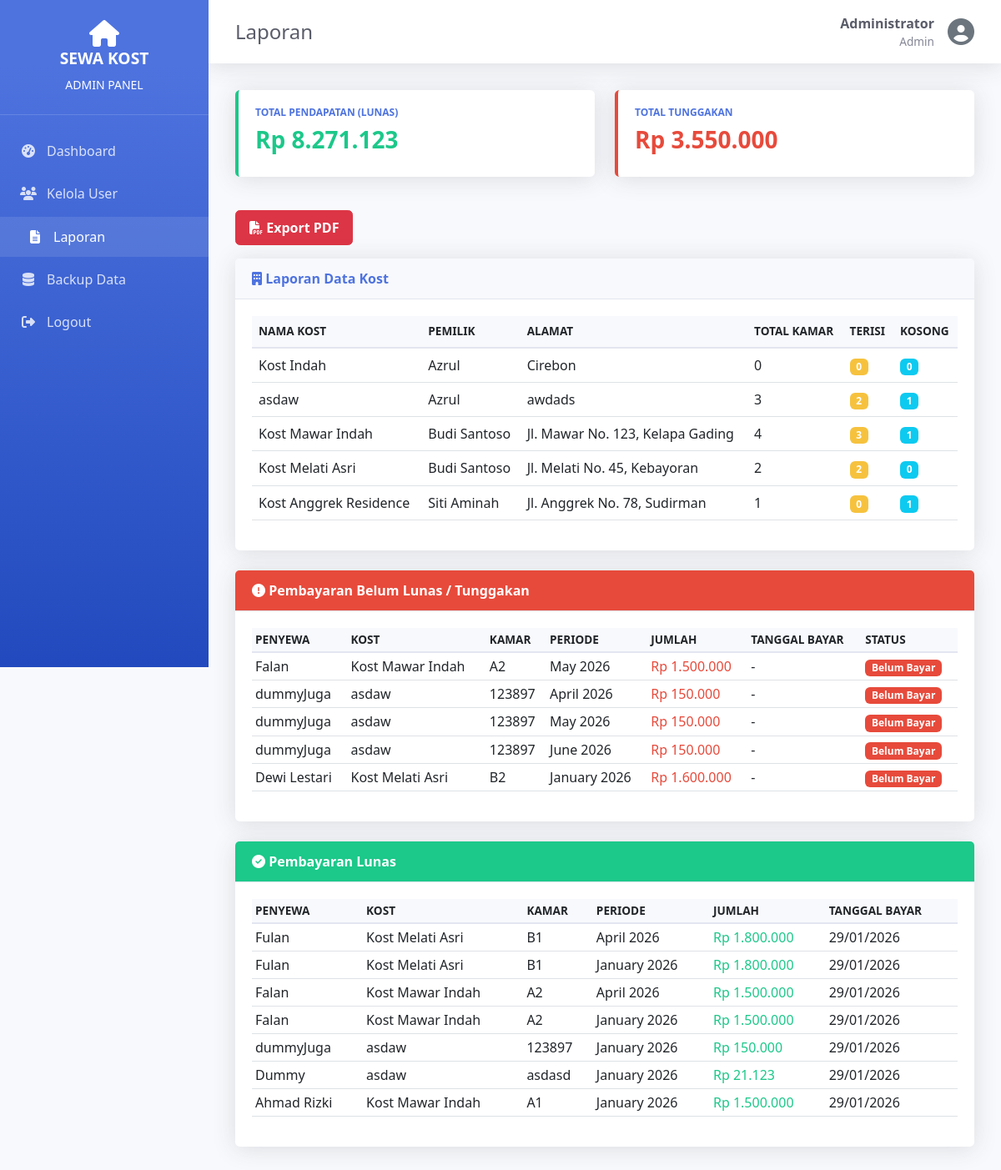
Page /admin/laporan.php (signed in) on the committed database.
### tables this page shows
CREATE TABLE `kost` (
  `id` int(11) NOT NULL AUTO_INCREMENT,
  `pemilik_id` int(11) NOT NULL,
  `nama_kost` varchar(100) NOT NULL,
  `alamat` text NOT NULL,
  `kota` varchar(50) DEFAULT NULL,
  `deskripsi` text DEFAULT NULL,
  `foto` varchar(255) DEFAULT NULL,
  `created_at` timestamp NOT NULL DEFAULT current_timestamp(),
  PRIMARY KEY (`id`),
  KEY `pemilik_id` (`pemilik_id`),
  CONSTRAINT `kost_ibfk_1` FOREIGN KEY (`pemilik_id`) REFERENCES `users` (`id`) ON DELETE CASCADE
);

CREATE TABLE `users` (
  `id` int(11) NOT NULL AUTO_INCREMENT,
  `username` varchar(50) NOT NULL,
  `password` varchar(255) NOT NULL,
  `nama_lengkap` varchar(100) NOT NULL,
  `email` varchar(100) DEFAULT NULL,
  `no_hp` varchar(20) DEFAULT NULL,
  `role` enum('admin','pemilik','pembeli') NOT NULL,
  `created_at` timestamp NOT NULL DEFAULT current_timestamp(),
  PRIMARY KEY (`id`),
  UNIQUE KEY `username` (`username`)
);

CREATE TABLE `pembayaran` (
  `id` int(11) NOT NULL AUTO_INCREMENT,
  `kontrak_id` int(11) NOT NULL,
  `bulan_ke` int(11) NOT NULL,
  `periode_bulan` varchar(20) NOT NULL,
  `jumlah` decimal(12,2) NOT NULL,
  `metode` enum('QRIS') DEFAULT 'QRIS',
  `status` enum('Lunas','Belum Bayar','Terlambat','Menunggu') DEFAULT 'Belum Bayar',
  `bukti_pembayaran` varchar(255) DEFAULT NULL,
  `tanggal_upload` datetime DEFAULT NULL,
  `tanggal_bayar` date DEFAULT NULL,
  `created_at` timestamp NOT NULL DEFAULT current_timestamp(),
  PRIMARY KEY (`id`),
  KEY `kontrak_id` (`kontrak_id`),
  CONSTRAINT `pembayaran_ibfk_1` FOREIGN KEY (`kontrak_id`) REFERENCES `kontrak` (`id`) ON DELETE CASCADE
);

CREATE TABLE `kamar` (
  `id` int(11) NOT NULL AUTO_INCREMENT,
  `kost_id` int(11) NOT NULL,
  `nomor_kamar` varchar(20) NOT NULL,
  `harga_sewa` decimal(12,2) NOT NULL,
  `status` enum('Kosong','Terisi','Maintenance') DEFAULT 'Kosong',
  `foto` varchar(255) DEFAULT NULL,
  `fasilitas` text DEFAULT NULL,
  `created_at` timestamp NOT NULL DEFAULT current_timestamp(),
  PRIMARY KEY (`id`),
  KEY `kost_id` (`kost_id`),
  CONSTRAINT `kamar_ibfk_1` FOREIGN KEY (`kost_id`) REFERENCES `kost` (`id`) ON DELETE CASCADE
);

### lib/database.php (called while the page is built, shortened)
<?php
class Database {
    private static $connection = null;
    public static function connect() {
        if (self::$connection === null) {
            self::$connection = new mysqli(DB_HOST, DB_USER, DB_PASS, DB_NAME);
            self::$connection->set_charset("utf8mb4");
        }
        return self::$connection;
    }
    public static function query($sql) {
        $conn = self::connect();
        $result = $conn->query($sql);
        return $result;
    }
    public static function fetchOne($sql) {
        $result = self::query($sql);
        return $result->fetch_assoc();
    }
    public static function fetchAll($sql) {
        $result = self::query($sql);
        $data = [];
        while ($row = $result->fetch_assoc()) {
            $data[] = $row;
        }
        return $data;
    }
}

### admin/laporan.php (the view, shortened to what this page needs)
<?php
require_once __DIR__ . '/../lib/auth.php';
require_once __DIR__ . '/../lib/database.php';
$laporanKost = Database::fetchAll("
    SELECT k.*, u.nama_lengkap as pemilik,
           (SELECT COUNT(*) FROM kamar WHERE kost_id = k.id) as total_kamar,
           (SELECT COUNT(*) FROM kamar WHERE kost_id = k.id AND status = 'Terisi') as kamar_terisi,
           (SELECT COUNT(*) FROM kamar WHERE kost_id = k.id AND status = 'Kosong') as kamar_kosong
    FROM kost k
    JOIN users u ON k.pemilik_id = u.id
    ORDER BY k.created_at DESC
");
$laporanLunas = Database::fetchAll("
    SELECT p.*, k.tanggal_mulai, k.tanggal_berakhir,
           u.nama_lengkap as penyewa,
           km.nomor_kamar,
           ks.nama_kost
    FROM pembayaran p
    JOIN kontrak k ON p.kontrak_id = k.id
    JOIN penyewa py ON k.penyewa_id = py.id
    JOIN users u ON py.user_id = u.id
    JOIN kamar km ON k.kamar_id = km.id
    JOIN kost ks ON km.kost_id = ks.id
    WHERE p.status = 'Lunas'
    ORDER BY p.created_at DESC
    LIMIT 50
");
$laporanBelumLunas = Database::fetchAll("
    SELECT p.*, k.tanggal_mulai, k.tanggal_berakhir,
           u.nama_lengkap as penyewa,
           km.nomor_kamar,
           ks.nama_kost
    FROM pembayaran p
    JOIN kontrak k ON p.kontrak_id = k.id
    JOIN penyewa py ON k.penyewa_id = py.id
    JOIN users u ON py.user_id = u.id
    JOIN kamar km ON k.kamar_id = km.id
    JOIN kost ks ON km.kost_id = ks.id
    WHERE p.status IN ('Belum Bayar','Terlambat','Menunggu')
    ORDER BY p.created_at DESC
    LIMIT 50
");
$totalPendapatan = Database::fetchOne("SELECT SUM(jumlah) as total FROM pembayaran WHERE status = 'Lunas'")['total'] ?? 0;
$totalTunggakan = Database::fetchOne("SELECT SUM(jumlah) as total FROM pembayaran WHERE status IN ('Belum Bayar', 'Terlambat')")['total'] ?? 0;
include __DIR__ . '/../layout/header.php';
include __DIR__ . '/../layout/sidebar.php';
?>
<div class="row mb-4">
    <div class="col-md-6 mb-3">
        <div class="card stats-card success">
            <div class="card-body">
                <h6 class="stats-title">Total Pendapatan (Lunas)</h6>
                <h3 class="stats-value text-success">Rp <?php echo number_format($totalPendapatan, 0, ',', '.'); ?></h3>
            </div>
        </div>
    </div>
    <div class="col-md-6 mb-3">
        <div class="card stats-card danger">
            <div class="card-body">
                <h6 class="stats-title">Total Tunggakan</h6>
                <h3 class="stats-value text-danger">Rp <?php echo number_format($totalTunggakan, 0, ',', '.'); ?></h3>
            </div>
        </div>
    </div>
</div>
<a href="/coba_kost/admin/export_laporan_pdf.php"
   class="btn btn-danger mb-3">
    <i class="fas fa-file-pdf"></i> Export PDF
</a>
<div class="card mb-4">
    <div class="card-header">
        <i class="fas fa-building"></i> Laporan Data Kost
    </div>
    <div class="card-body">
        <div class="table-responsive">
            <table class="table table-hover">
                <thead>
                    <tr>
                        <th>Nama Kost</th>
                        <th>Pemilik</th>
                        <th>Alamat</th>
                        <th>Total Kamar</th>
                        <th>Terisi</th>
                        <th>Kosong</th>
                    </tr>
                </thead>
                <tbody>
                    <?php foreach ($laporanKost as $kost): ?>
                        <tr>
                            <td><?php echo htmlspecialchars($kost['nama_kost']); ?></td>
                            <td><?php echo htmlspecialchars($kost['pemilik']); ?></td>
                            <td><?php echo htmlspecialchars($kost['alamat']); ?></td>
                            <td><?php echo $kost['total_kamar']; ?></td>
                            <td><span class="badge bg-warning"><?php echo $kost['kamar_terisi']; ?></span></td>
                            <td><span class="badge bg-info"><?php echo $kost['kamar_kosong']; ?></span></td>
                        </tr>
                    <?php endforeach; ?>
                </tbody>
            </table>
        </div>
    </div>
</div>
<div class="card mb-4">
    <div class="card-header bg-danger text-white">
        <i class="fas fa-exclamation-circle"></i> Pembayaran Belum Lunas / Tunggakan
    </div>
    <div class="card-body table-responsive">
        <table class="table table-hover table-sm">
            <thead>
                <tr>
                    <th>Penyewa</th>
                    <th>Kost</th>
                    <th>Kamar</th>
                    <th>Periode</th>
                    <th>Jumlah</th>
                    <th>Tanggal Bayar</th>
                    <th>Status</th>
                </tr>
            </thead>
            <tbody>
                <?php foreach ($laporanBelumLunas as $bayar): ?>
                <tr>
                    <td><?= htmlspecialchars($bayar['penyewa']) ?></td>
                    <td><?= htmlspecialchars($bayar['nama_kost']) ?></td>
                    <td><?= htmlspecialchars($bayar['nomor_kamar']) ?></td>
                    <td><?= htmlspecialchars($bayar['periode_bulan']) ?></td>
                    <td class="text-danger">
                        Rp <?= number_format($bayar['jumlah'],0,',','.') ?>
                    </td>
                    <td>
                        <?= $bayar['tanggal_bayar']
                            ? date('d/m/Y', strtotime($bayar['tanggal_bayar']))
                            : '-' ?>
                    </td>
                    <td>
                        <?php
                        $statusClass = match ($bayar['status']) {
                            'Belum Bayar' => 'bg-danger',
                            'Terlambat'   => 'bg-warning',
                            'Menunggu'    => 'bg-info',
                            default       => 'bg-secondary'
                        };
                        ?>
                        <span class="badge <?= $statusClass ?>">
                            <?= $bayar['status'] ?>
                        </span>
                    </td>
                </tr>
                <?php endforeach; ?>
            </tbody>
        </table>
    </div>
</div>
<div class="card">
    <div class="card-header bg-success text-white">
        <i class="fas fa-check-circle"></i> Pembayaran Lunas
    </div>
    <div class="card-body table-responsive">
        <table class="table table-hover table-sm">
            <thead>
                <tr>
                    <th>Penyewa</th>
                    <th>Kost</th>
                    <th>Kamar</th>
                    <th>Periode</th>
                    <th>Jumlah</th>
                    <th>Tanggal Bayar</th>
                </tr>
            </thead>
            <tbody>
                <?php foreach ($laporanLunas as $bayar): ?>
                <tr>
                    <td><?= htmlspecialchars($bayar['penyewa']) ?></td>
                    <td><?= htmlspecialchars($bayar['nama_kost']) ?></td>
                    <td><?= htmlspecialchars($bayar['nomor_kamar']) ?></td>
                    <td><?= htmlspecialchars($bayar['periode_bulan']) ?></td>
                    <td class="text-success">
                        Rp <?= number_format($bayar['jumlah'],0,',','.') ?>
                    </td>
                    <td>
                        <?= date('d/m/Y', strtotime($bayar['tanggal_bayar'])) ?>
                    </td>
                </tr>
                <?php endforeach; ?>
            </tbody>
        </table>
    </div>
</div>
<?php include __DIR__ . '/../layout/footer.php'; ?>

### assets/css/style.css (style rules this page uses)
:root { --primary-color: #4e73df; --secondary-color: #858796; --success-color: #1cc88a; --danger-color: #e74a3b; --warning-color: #f6c23e; --info-color: #36b9cc; --sidebar-width: 250px; }
* { margin: 0; padding: 0; box-sizing: border-box; }
body { font-family: 'Segoe UI', Tahoma, Geneva, Verdana, sans-serif; background-color: #f8f9fc; color: #5a5c69; }
.card { border: none; border-radius: 0.35rem; box-shadow: 0 0.15rem 1.75rem 0 rgba(58, 59, 69, 0.15); }
.card-header { background-color: #f8f9fc; border-bottom: 1px solid #e3e6f0; padding: 0.75rem 1.25rem; font-weight: bold; color: var(--primary-color); }
.card-body { padding: 1.25rem; }
.stats-card { border-left: 4px solid; height: 100%; }
.stats-card.success { border-left-color: var(--success-color); }
.stats-card.danger { border-left-color: var(--danger-color); }
.stats-title { font-size: 0.75rem; text-transform: uppercase; font-weight: bold; color: var(--primary-color); }
.stats-value { font-size: 1.75rem; font-weight: bold; color: #5a5c69; }
.table { color: #5a5c69; }
.table thead th { background-color: #f8f9fc; border-bottom: 2px solid #e3e6f0; font-weight: bold; text-transform: uppercase; font-size: 0.85rem; }
.btn { padding: 0.5rem 1rem; border-radius: 0.35rem; font-weight: 600; transition: all 0.3s; }
.text-success { color: var(--success-color) !important; }
.text-danger { color: var(--danger-color) !important; }
.bg-success { background-color: var(--success-color) !important; }
.bg-warning { background-color: var(--warning-color) !important; }
.bg-danger { background-color: var(--danger-color) !important; }

### rows in the picture
kost: nama_kost "Kost Indah", pemilik.nama_lengkap "Azrul", alamat "Cirebon", total_kamar "0", kamar_terisi "0", kamar_kosong "0"
kost: nama_kost "asdaw", pemilik.nama_lengkap "Azrul", alamat "awdads", total_kamar "3", kamar_terisi "2", kamar_kosong "1"
kost: nama_kost "Kost Mawar Indah", pemilik.nama_lengkap "Budi Santoso", alamat "Jl. Mawar No. 123, Kelapa Gading", total_kamar "4", kamar_terisi "3", kamar_kosong "1"
kost: nama_kost "Kost Melati Asri", pemilik.nama_lengkap "Budi Santoso", alamat "Jl. Melati No. 45, Kebayoran", total_kamar "2", kamar_terisi "2", kamar_kosong "0"
kost: nama_kost "Kost Anggrek Residence", pemilik.nama_lengkap "Siti Aminah", alamat "Jl. Anggrek No. 78, Sudirman", total_kamar "1", kamar_terisi "0", kamar_kosong "1"
pembayaran: users.nama_lengkap "Falan", kost.nama_kost "Kost Mawar Indah", kamar.nomor_kamar "A2", periode_bulan "May 2026", jumlah "1.500.000", status "Belum Bayar"
pembayaran: users.nama_lengkap "dummyJuga", kost.nama_kost "asdaw", kamar.nomor_kamar "123897", periode_bulan "April 2026", jumlah "150.000", status "Belum Bayar"
pembayaran: users.nama_lengkap "dummyJuga", kost.nama_kost "asdaw", kamar.nomor_kamar "123897", periode_bulan "May 2026", jumlah "150.000", status "Belum Bayar"
pembayaran: users.nama_lengkap "dummyJuga", kost.nama_kost "asdaw", kamar.nomor_kamar "123897", periode_bulan "June 2026", jumlah "150.000", status "Belum Bayar"
pembayaran: users.nama_lengkap "Dewi Lestari", kost.nama_kost "Kost Melati Asri", kamar.nomor_kamar "B2", periode_bulan "January 2026", jumlah "1.600.000", status "Belum Bayar"
pembayaran: users.nama_lengkap "Fulan", kost.nama_kost "Kost Melati Asri", kamar.nomor_kamar "B1", periode_bulan "April 2026", jumlah "1.800.000", tanggal_bayar "29/01/2026"
pembayaran: users.nama_lengkap "Fulan", kost.nama_kost "Kost Melati Asri", kamar.nomor_kamar "B1", periode_bulan "January 2026", jumlah "1.800.000", tanggal_bayar "29/01/2026"
pembayaran: users.nama_lengkap "Falan", kost.nama_kost "Kost Mawar Indah", kamar.nomor_kamar "A2", periode_bulan "April 2026", jumlah "1.500.000", tanggal_bayar "29/01/2026"
pembayaran: users.nama_lengkap "Falan", kost.nama_kost "Kost Mawar Indah", kamar.nomor_kamar "A2", periode_bulan "January 2026", jumlah "1.500.000", tanggal_bayar "29/01/2026"
pembayaran: users.nama_lengkap "dummyJuga", kost.nama_kost "asdaw", kamar.nomor_kamar "123897", periode_bulan "January 2026", jumlah "150.000", tanggal_bayar "29/01/2026"
pembayaran: users.nama_lengkap "Dummy", kost.nama_kost "asdaw", kamar.nomor_kamar "asdasd", periode_bulan "January 2026", jumlah "21.123", tanggal_bayar "29/01/2026"
pembayaran: users.nama_lengkap "Ahmad Rizki", kost.nama_kost "Kost Mawar Indah", kamar.nomor_kamar "A1", periode_bulan "January 2026", jumlah "1.500.000", tanggal_bayar "29/01/2026"

### other values in the picture
$role "ADMIN"
$pageTitle "Laporan"
$user['nama_lengkap'] "Administrator"
$user['role'] "Admin"
$totalPendapatan "8.271.123"
$totalTunggakan "3.550.000"
